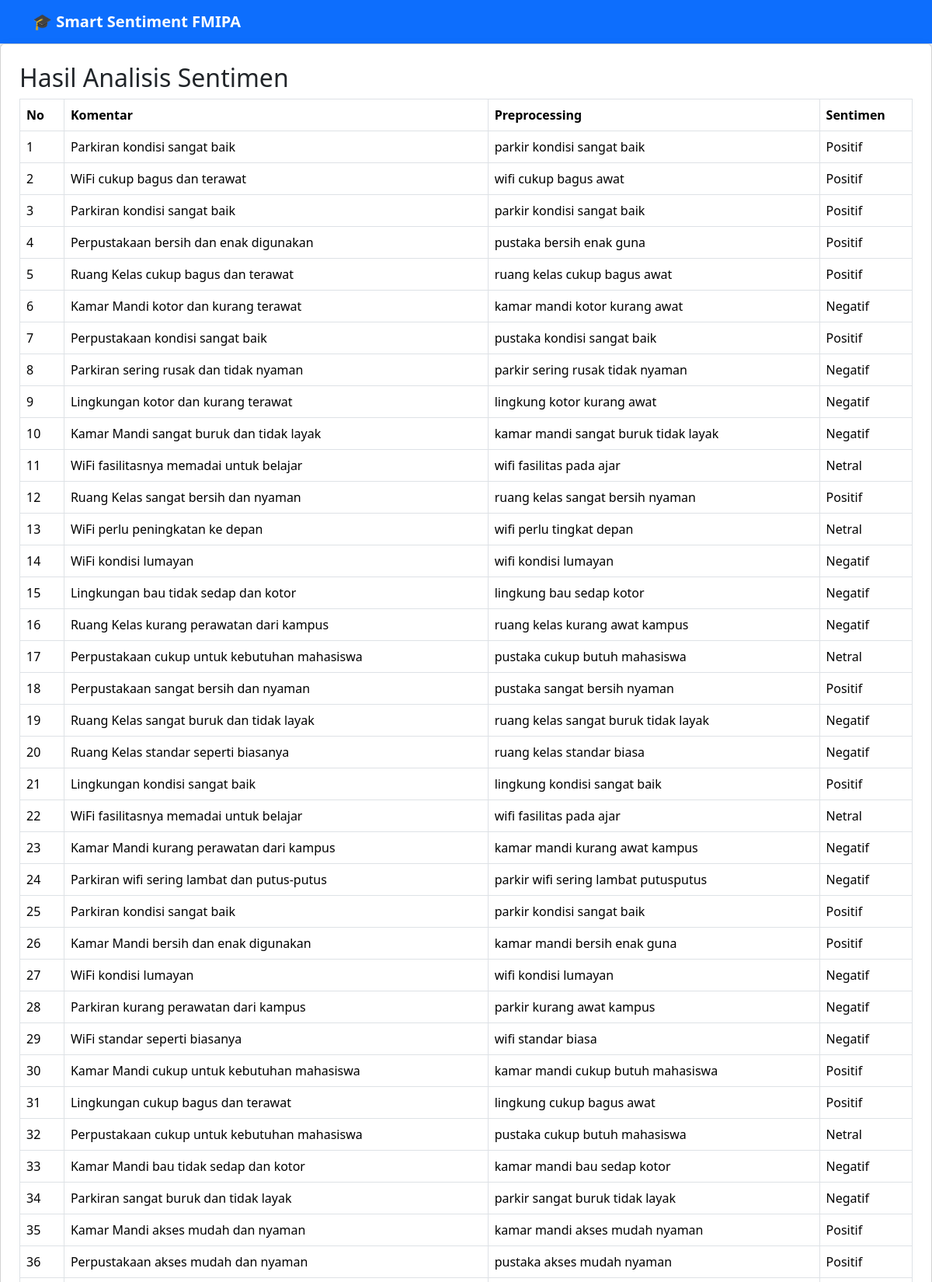
/tabel (upper part), run on the app's committed database.
### tables this page shows
CREATE TABLE hasil_sentimen(
    id INTEGER PRIMARY KEY AUTOINCREMENT,
    komentar TEXT,
    preprocessing TEXT,
    sentimen TEXT
);

### app.py (the view)
@app.route('/tabel')
def tabel():
    cursor.execute("""
        SELECT
        komentar,
        preprocessing,
        sentimen
        FROM hasil_sentimen
    """)
    hasil = cursor.fetchall()
    return render_template(
        "tabel.html",
        hasil=hasil
    )

### templates/tabel.html
{% extends 'layout.html' %}
{% block content %}
<div class="card shadow p-4">
    <h2>Hasil Analisis Sentimen</h2>
    <table class="table table-bordered">
        <thead>
            <tr>
                <th>No</th>
                <th>Komentar</th>
                <th>Preprocessing</th>
                <th>Sentimen</th>
            </tr>
        </thead>
        <tbody>
            {% for row in hasil %}
            <tr>
                <td>{{ loop.index }}</td>
                <td>{{ row[0] }}</td>
                <td>{{ row[1] }}</td>
                <td>{{ row[2] }}</td>
            </tr>
            {% endfor %}
        </tbody>
    </table>
</div>
{% endblock %}

### templates/layout.html (shortened to what this page needs)
<!DOCTYPE html>
<html lang="id">
<head>
    <link
        href="https://cdn.jsdelivr.net/npm/bootstrap@5.3.3/dist/css/bootstrap.min.css"
        rel="stylesheet">
    <link
        rel="stylesheet"
        href="{{ url_for('static', filename='css/style.css') }}">
</head>
<body>
<nav class="navbar navbar-expand-lg navbar-dark bg-primary shadow">
    <div class="container">
        <a class="navbar-brand fw-bold" href="/">
            🎓 Smart Sentiment FMIPA
        </a>
    </div>
</nav>
<main>
    {% block content %}
    {% endblock %}
</main>
</body>
</html>

### static/css/style.css (style rules this page uses)
* { margin:0; padding:0; box-sizing:border-box; }
body { font-family:'Segoe UI',sans-serif; background:#f4f7fb; }

### data on the page
hasil_sentimen: komentar "Parkiran kondisi sangat baik", preprocessing "parkir kondisi sangat baik", sentimen "Positif"
hasil_sentimen: komentar "WiFi cukup bagus dan terawat", preprocessing "wifi cukup bagus awat", sentimen "Positif"
hasil_sentimen: komentar "Parkiran kondisi sangat baik", preprocessing "parkir kondisi sangat baik", sentimen "Positif"
hasil_sentimen: komentar "Perpustakaan bersih dan enak digunakan", preprocessing "pustaka bersih enak guna", sentimen "Positif"
hasil_sentimen: komentar "Ruang Kelas cukup bagus dan terawat", preprocessing "ruang kelas cukup bagus awat", sentimen "Positif"
hasil_sentimen: komentar "Kamar Mandi kotor dan kurang terawat", preprocessing "kamar mandi kotor kurang awat", sentimen "Negatif"
hasil_sentimen: komentar "Perpustakaan kondisi sangat baik", preprocessing "pustaka kondisi sangat baik", sentimen "Positif"
hasil_sentimen: komentar "Parkiran sering rusak dan tidak nyaman", preprocessing "parkir sering rusak tidak nyaman", sentimen "Negatif"
hasil_sentimen: komentar "Lingkungan kotor dan kurang terawat", preprocessing "lingkung kotor kurang awat", sentimen "Negatif"
hasil_sentimen: komentar "Kamar Mandi sangat buruk dan tidak layak", preprocessing "kamar mandi sangat buruk tidak layak", sentimen "Negatif"
hasil_sentimen: komentar "WiFi fasilitasnya memadai untuk belajar", preprocessing "wifi fasilitas pada ajar", sentimen "Netral"
hasil_sentimen: komentar "Ruang Kelas sangat bersih dan nyaman", preprocessing "ruang kelas sangat bersih nyaman", sentimen "Positif"
hasil_sentimen: komentar "WiFi perlu peningkatan ke depan", preprocessing "wifi perlu tingkat depan", sentimen "Netral"
hasil_sentimen: komentar "WiFi kondisi lumayan", preprocessing "wifi kondisi lumayan", sentimen "Negatif"
hasil_sentimen: komentar "Lingkungan bau tidak sedap dan kotor", preprocessing "lingkung bau sedap kotor", sentimen "Negatif"
hasil_sentimen: komentar "Ruang Kelas kurang perawatan dari kampus", preprocessing "ruang kelas kurang awat kampus", sentimen "Negatif"
hasil_sentimen: komentar "Perpustakaan cukup untuk kebutuhan mahasiswa", preprocessing "pustaka cukup butuh mahasiswa", sentimen "Netral"
hasil_sentimen: komentar "Perpustakaan sangat bersih dan nyaman", preprocessing "pustaka sangat bersih nyaman", sentimen "Positif"
hasil_sentimen: komentar "Ruang Kelas sangat buruk dan tidak layak", preprocessing "ruang kelas sangat buruk tidak layak", sentimen "Negatif"
hasil_sentimen: komentar "Ruang Kelas standar seperti biasanya", preprocessing "ruang kelas standar biasa", sentimen "Negatif"
hasil_sentimen: komentar "Lingkungan kondisi sangat baik", preprocessing "lingkung kondisi sangat baik", sentimen "Positif"
hasil_sentimen: komentar "WiFi fasilitasnya memadai untuk belajar", preprocessing "wifi fasilitas pada ajar", sentimen "Netral"
hasil_sentimen: komentar "Kamar Mandi kurang perawatan dari kampus", preprocessing "kamar mandi kurang awat kampus", sentimen "Negatif"
hasil_sentimen: komentar "Parkiran wifi sering lambat dan putus-putus", preprocessing "parkir wifi sering lambat putusputus", sentimen "Negatif"
hasil_sentimen: komentar "Parkiran kondisi sangat baik", preprocessing "parkir kondisi sangat baik", sentimen "Positif"
hasil_sentimen: komentar "Kamar Mandi bersih dan enak digunakan", preprocessing "kamar mandi bersih enak guna", sentimen "Positif"
hasil_sentimen: komentar "WiFi kondisi lumayan", preprocessing "wifi kondisi lumayan", sentimen "Negatif"
hasil_sentimen: komentar "Parkiran kurang perawatan dari kampus", preprocessing "parkir kurang awat kampus", sentimen "Negatif"
hasil_sentimen: komentar "WiFi standar seperti biasanya", preprocessing "wifi standar biasa", sentimen "Negatif"
hasil_sentimen: komentar "Kamar Mandi cukup untuk kebutuhan mahasiswa", preprocessing "kamar mandi cukup butuh mahasiswa", sentimen "Positif"
hasil_sentimen: komentar "Lingkungan cukup bagus dan terawat", preprocessing "lingkung cukup bagus awat", sentimen "Positif"
hasil_sentimen: komentar "Perpustakaan cukup untuk kebutuhan mahasiswa", preprocessing "pustaka cukup butuh mahasiswa", sentimen "Netral"
hasil_sentimen: komentar "Kamar Mandi bau tidak sedap dan kotor", preprocessing "kamar mandi bau sedap kotor", sentimen "Negatif"
hasil_sentimen: komentar "Parkiran sangat buruk dan tidak layak", preprocessing "parkir sangat buruk tidak layak", sentimen "Negatif"
hasil_sentimen: komentar "Kamar Mandi akses mudah dan nyaman", preprocessing "kamar mandi akses mudah nyaman", sentimen "Positif"
hasil_sentimen: komentar "Perpustakaan akses mudah dan nyaman", preprocessing "pustaka akses mudah nyaman", sentimen "Positif"
